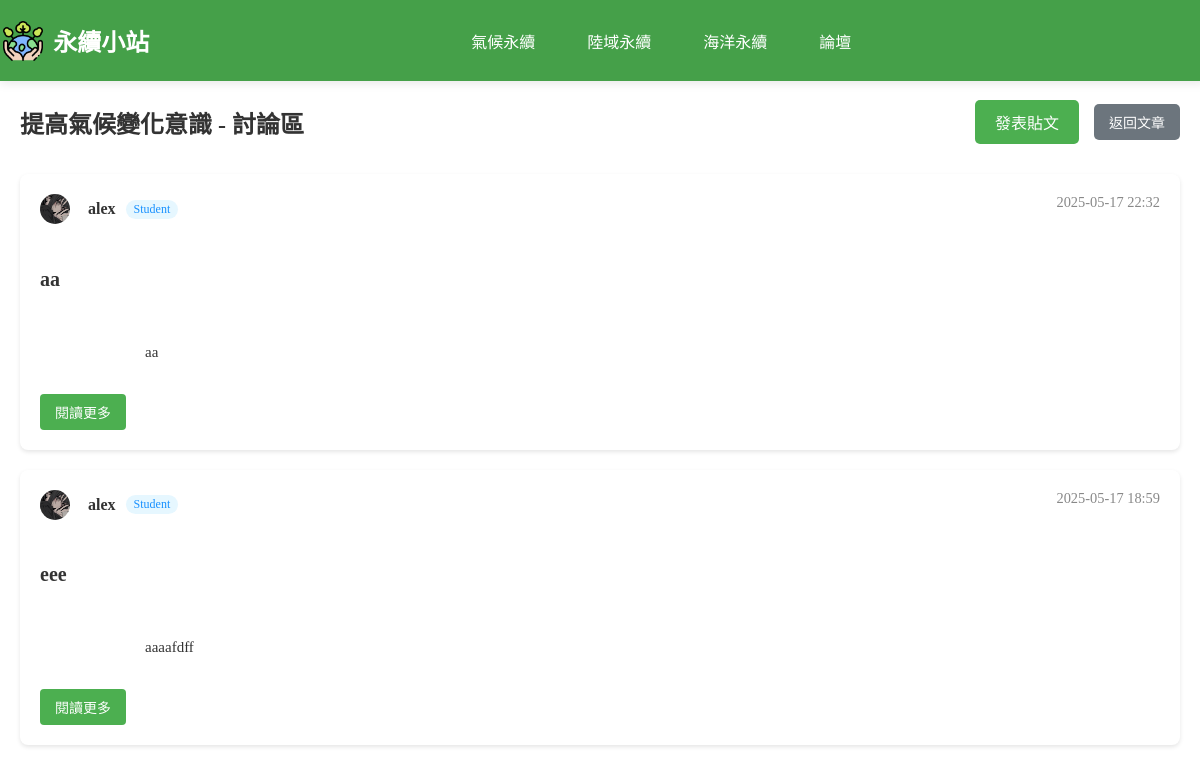
Page /php/luntan.php?article_id=23 on the committed database.
### tables this page shows
CREATE TABLE `article` (
  `ArticleID` int(11) NOT NULL COMMENT '文章編號 (PK)',
  `Title` varchar(100) NOT NULL COMMENT '標題',
  `Category` varchar(50) NOT NULL COMMENT '分類',
  `ImageURL` varchar(255) DEFAULT NULL COMMENT '圖片網址',
  `Description` text DEFAULT NULL COMMENT '簡介',
  `ArticleURL` varchar(255) NOT NULL COMMENT '文章網址',
  `UserID` int(11) NOT NULL,
  `Content` longtext DEFAULT NULL COMMENT '文章內容',
  `created_at` timestamp NOT NULL DEFAULT current_timestamp(),
  `teacher_summary` longtext DEFAULT NULL COMMENT '老師重點整理'
);

CREATE TABLE `communitypost` (
  `PostID` int(11) NOT NULL COMMENT '貼文編號 (PK)',
  `Content` text NOT NULL COMMENT '貼文內容',
  `ImageURL` varchar(255) DEFAULT NULL COMMENT '圖片網址',
  `PostDate` datetime DEFAULT current_timestamp() COMMENT '發文日期',
  `Title` varchar(50) DEFAULT NULL COMMENT '標題',
  `UserID` int(11) NOT NULL COMMENT 'FK to User',
  `ArticleID` int(11) DEFAULT NULL COMMENT '關聯的文章ID'
);

CREATE TABLE `user` (
  `UserID` int(11) NOT NULL COMMENT '使用者編號 (PK)',
  `Username` varchar(50) DEFAULT NULL COMMENT '使用者名稱',
  `Email` varchar(100) NOT NULL COMMENT '電子郵件',
  `Password` varchar(255) NOT NULL COMMENT '密碼 (加密儲存)',
  `JoinDate` datetime DEFAULT current_timestamp() COMMENT '註冊時間',
  `Status` enum('Student','Teacher','Admin') NOT NULL DEFAULT 'Student' COMMENT '使用者身份',
  `reset_token` varchar(255) DEFAULT NULL,
  `token_expire` datetime DEFAULT NULL,
  `AvatarURL` varchar(255) DEFAULT NULL,
  `BackgroundURL` varchar(255) DEFAULT NULL
);

### php/luntan.php (the view, shortened to what this page needs)
<?php
include 'db_connect.php';
$article_id = null;
$posts = [];
$error_message = '';
$article_title = '論壇';
if (isset($_GET['article_id'])) {
    $article_id = (int)$_GET['article_id'];
    $stmt_article = $conn->prepare("SELECT Title FROM article WHERE ArticleID = ?");
    if ($stmt_article) {
        $stmt_article->bind_param("i", $article_id);
        $stmt_article->execute();
        $result_article = $stmt_article->get_result();
        if ($row_article = $result_article->fetch_assoc()) {
            $article_title = htmlspecialchars($row_article['Title']) . " - 討論區";
        }
    } else {
    }
    $stmt = $conn->prepare("SELECT cp.*, u.Username, u.Status, u.AvatarURL FROM communitypost cp JOIN user u ON cp.UserID = u.UserID WHERE cp.ArticleID = ? ORDER BY cp.PostDate DESC");
    if ($stmt) {
        $stmt->bind_param("i", $article_id);
        $stmt->execute();
        $result = $stmt->get_result();
        while ($row = $result->fetch_assoc()) {
            $posts[] = $row;
        }
    } else {
        $error_message = "無法讀取貼文，請稍後再試。錯誤：" . $conn->error;
    }
} else {
    $error_message = "錯誤：缺少文章 ID。";
}
?>
<!DOCTYPE html>
<html lang="zh-TW">
<head>
    <link rel="stylesheet" href="../css/luntan.css">
    <link rel="stylesheet" href="../css/nav3.css">
    <link rel="stylesheet" href="https://cdnjs.cloudflare.com/ajax/libs/font-awesome/5.15.4/css/all.min.css">
</head>
<body>
    <?php include 'nav.php';  ?>
    <div class="forum-container">
        <div class="forum-header">
            <h2><?php echo $article_title; ?></h2>
            <div class="forum-actions">
                <?php if ($article_id): ?>
                <a href="post.php?article_id=<?php echo htmlspecialchars($article_id); ?>" class="new-post-btn">發表貼文</a>
                <?php endif; ?>
                 <a href="article.php?id=<?php echo htmlspecialchars($article_id ?? ''); ?>" class="back-to-article">返回文章</a>
            </div>
        </div>
        <div class="posts-container">
            <?php if (empty($posts) && empty($error_message)): ?>
                <div class="no-posts">
                    <p>目前還沒有貼文，快來發表第一篇吧！</p>
                </div>
            <?php else: ?>
                <?php foreach ($posts as $post): ?>
                    <div class="post-card">
                        <div class="post-header">
                            <div class="user-info">
                                <?php if (!empty($post['AvatarURL'])): ?>
                                    <img src="../<?php echo htmlspecialchars($post['AvatarURL']); ?>" alt="用戶頭像" class="user-avatar" style="width: 30px; height: 30px; border-radius: 50%; margin-right: 8px;">
                                <?php else: ?>
                                    <span class="user-avatar"><i class="fas fa-user-circle" style="font-size: 24px; margin-right: 8px;"></i></span>
                                <?php endif; ?>
                                <span class="username"><?php echo htmlspecialchars($post['Username']); ?></span>
                                <?php if (!empty($post['Status'])): ?>
                                    <span class="user-status" style="background-color: #e6f7ff; color: #1890ff; padding: 2px 8px; border-radius: 12px; font-size: 12px;"><?php echo htmlspecialchars($post['Status']); ?></span>
                                <?php endif; ?>
                            </div>
                            <span class="post-date"><?php echo date('Y-m-d H:i', strtotime($post['PostDate'])); ?></span>
                        </div>
                        <h3 class="post-title"><a href="discuss.php?post_id=<?php echo $post['PostID']; ?>"><?php echo htmlspecialchars($post['Title']); ?></a></h3>
                        <div class="post-content">
                            <?php
                                $content_preview = mb_substr(strip_tags($post['Content']), 0, 150, 'UTF-8');
                                echo nl2br(htmlspecialchars($content_preview));
                            ?>
                        </div>
                         <a href="discuss.php?post_id=<?php echo $post['PostID']; ?>" class="read-more-btn">閱讀更多</a>
                    </div>
                <?php endforeach; ?>
            <?php endif; ?>
        </div>
    </div>
</body>
</html>

### css/luntan.css (style rules this page uses)
:root { --primary-color: #4CAF50; --primary-hover: #45a049; --text-dark: #333; --text-muted: #666; --text-light: #888; --bg-light: #f8f9fa; --error-bg: #f8d7da; --error-text: #721c24; --shadow: 0 2px 4px rgba(0, 0, 0, 0.1); }
.forum-container { max-width: 1200px; margin: 80px auto 20px; padding: 20px; }
.forum-header { display: flex; justify-content: space-between; align-items: center; margin-bottom: 30px; }
.forum-header h2 { font-size: 24px; color: var(--text-dark); margin: 0; }
.back-to-article { display: inline-block; padding: 8px 15px; background-color: #6c757d; color: white; text-decoration: none; border-radius: 5px; font-size: 14px; transition: background-color 0.3s; }
.forum-actions { display: flex; gap: 15px; align-items: center; }
.new-post-btn { background: var(--primary-color); color: white; padding: 10px 20px; border-radius: 5px; text-decoration: none; transition: background-color 0.3s, transform 0.2s; }
.posts-container { display: flex; flex-direction: column; gap: 20px; }
.post-card { background: white; border-radius: 8px; box-shadow: var(--shadow); padding: 20px; transition: transform 0.2s, box-shadow 0.2s; display: flex; flex-direction: column; gap: 15px; }
.post-header { display: flex; justify-content: space-between; align-items: flex-start; margin-bottom: 10px; }
.user-info { display: flex; align-items: center; gap: 10px; }
.username { font-weight: bold; color: var(--text-dark); }
.user-status { background: #e9ecef; padding: 3px 8px; border-radius: 12px; font-size: 0.9em; color: var(--text-muted); }
.post-date { color: var(--text-light); font-size: 0.9em; }
.post-title { margin-bottom: 10px; }
.post-title a { color: var(--text-dark); text-decoration: none; font-size: 20px; font-weight: bold; }
.post-content { color: var(--text-dark); line-height: 1.6; white-space: pre-wrap; margin-bottom: 15px; font-size: 15px; }
.read-more-btn { display: inline-block; padding: 8px 15px; background-color: var(--primary-color); color: white; text-decoration: none; border-radius: 4px; font-size: 14px; transition: background-color 0.3s; align-self: flex-start; }

### css/nav3.css (style rules this page uses)
body, html { margin: 0; padding: 0; height: 100%; }

### rows in the picture
article: Title "提高氣候變化意識 - 討論區"
communitypost: UserID.AvatarURL (picture), UserID.Username "alex", UserID.Status "Student", PostDate "2025-05-17 22:32", Title "aa", Content "aa"
communitypost: UserID.AvatarURL (picture), UserID.Username "alex", UserID.Status "Student", PostDate "2025-05-17 18:59", Title "eee", Content "aaaafdff"
